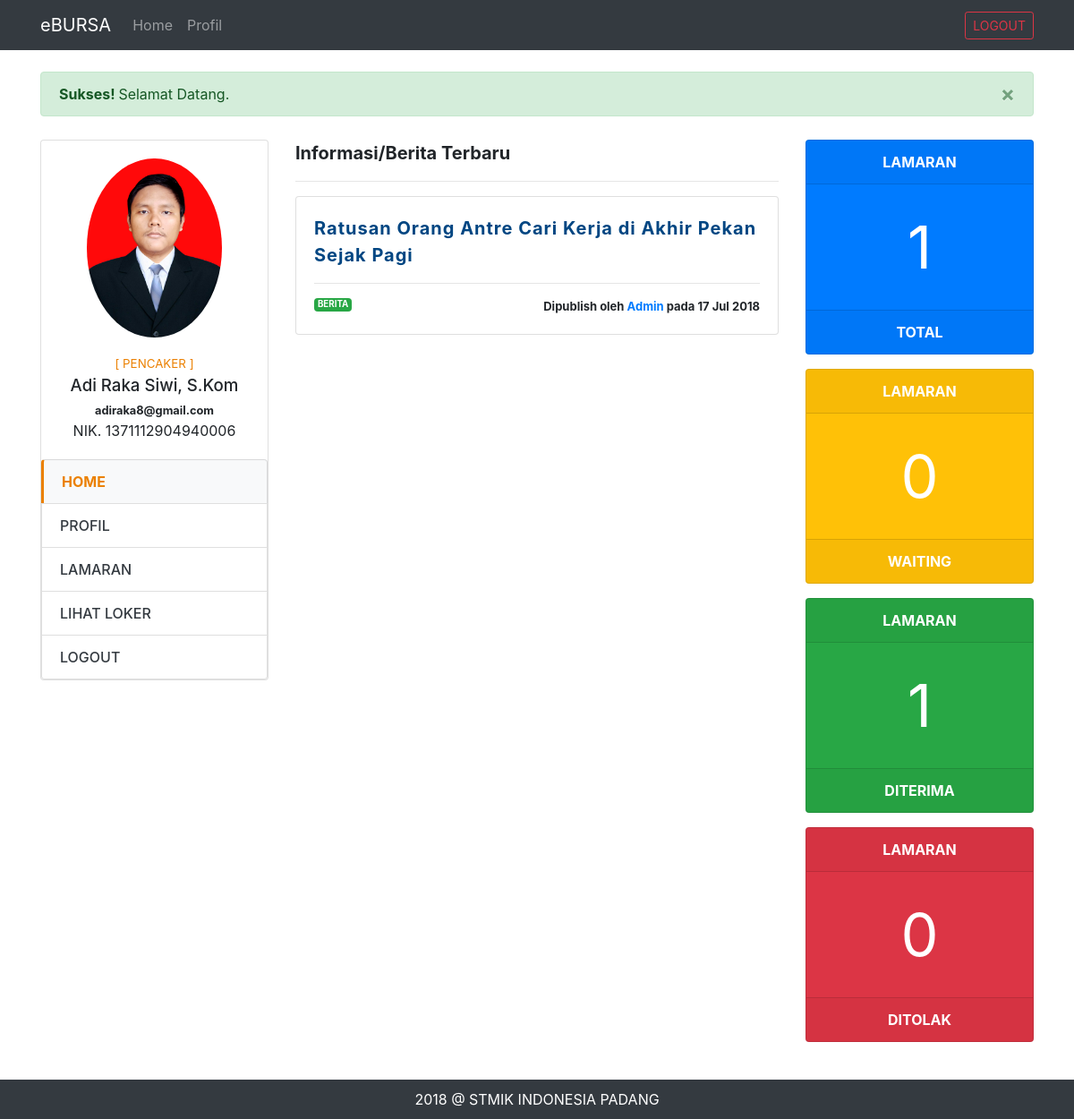
Screenshot of /pencaker-dashboard.php?page=home (signed in) with the database file from the repository.
### tables this page shows
CREATE TABLE `profil_pencaker` (
  `id` int(11) NOT NULL AUTO_INCREMENT,
  `user_akun_id` int(11) NOT NULL,
  `nik` varchar(20) NOT NULL,
  `nama` varchar(50) NOT NULL,
  `jenis_kelamin` enum('Pria','Wanita') NOT NULL,
  `tempat_lahir` varchar(50) DEFAULT NULL,
  `tanggal_lahir` date DEFAULT NULL,
  `agama` enum('Islam','Katolik','Protestan','Hindu','Buddha') DEFAULT NULL,
  `alamat` text,
  `telepon` varchar(12) DEFAULT NULL,
  `quote` varchar(100) DEFAULT NULL,
  `email` varchar(50) NOT NULL,
  `photo` varchar(100) DEFAULT 'default.png',
  `dibuat_pada` date NOT NULL,
  PRIMARY KEY (`id`),
  KEY `user_akun_id` (`user_akun_id`)
);

CREATE TABLE `info_berita` (
  `id` int(11) NOT NULL AUTO_INCREMENT,
  `profil_admin_id` int(11) NOT NULL,
  `judul` varchar(200) NOT NULL,
  `tanggal` date NOT NULL,
  `kategori` enum('Berita','Event','Info') NOT NULL,
  `konten` text NOT NULL,
  `status` tinyint(1) NOT NULL,
  PRIMARY KEY (`id`),
  KEY `profil_admin_id` (`profil_admin_id`)
);

### cores/misc/function.php (called while the page is built, shortened)
<?php
	function getPencakerProfil($id) {
		$conn = koneksi();
		$sql = "SELECT * FROM profil_pencaker WHERE user_akun_id = '$id'";
		$proc = mysqli_query($conn, $sql);
		$data = mysqli_fetch_assoc($proc);
		return $data;
	}
	function koneksi() {
		$conn = mysqli_connect('localhost', 'root', '', 'dbbursa');
		return $conn;
	}
	function pencakerProfID($user_id) {
		$conn = koneksi();
		$sql = "SELECT id FROM profil_pencaker WHERE user_akun_id = '$user_id'";
		$proc = mysqli_query($conn, $sql);
		$data = mysqli_fetch_assoc($proc);
		return $data['id'];
	}
	function getLamaranCountReport($pencaker_id) {
		$conn = koneksi();
		$data_out = [];
		$query1 = "SELECT COUNT(id) AS total_lamar FROM lamar WHERE profil_pencaker_id = '$pencaker_id'";
		$proces1 = mysqli_query($conn, $query1) or die(mysqli_error($conn));
		$data1 = mysqli_fetch_assoc($proces1);
		$query2 = "SELECT COUNT(id) AS total_lamar FROM lamar WHERE profil_pencaker_id = '$pencaker_id' AND status = '0'";
		$proces2 = mysqli_query($conn, $query2);
		$data2 = mysqli_fetch_assoc($proces2);
		$query3 = "SELECT COUNT(id) AS total_lamar FROM lamar WHERE profil_pencaker_id = '$pencaker_id' AND status = '1'";
		$proces3 = mysqli_query($conn, $query3);
		$data3 = mysqli_fetch_assoc($proces3);
		$query4 = "SELECT COUNT(id) AS total_lamar FROM lamar WHERE profil_pencaker_id = '$pencaker_id' AND status = '2'";
		$proces4 = mysqli_query($conn, $query4);
		$data4 = mysqli_fetch_assoc($proces4);
		$data_out['total'] = $data1['total_lamar'];
		$data_out['waiting'] = $data2['total_lamar'];
		$data_out['accept'] = $data3['total_lamar'];
		$data_out['decline'] = $data4['total_lamar'];
		return $data_out;
	}
?>

### views/pencaker/partials/side-menu.php (the view)
<div class="card">
	<div class="card-body">
		<div class="text-center">
			<img src="assets/img/profil/pencaker/<?php echo $dataProfil["photo"] ?>" class="rounded-circle text-center" height="200xp">
			<div class="side-detail">
				<div class="side-akses">[ <?php echo strtoupper($_SESSION['hak_akses']) ?> ]</div>
				<div class="side-nama"><?php echo $dataProfil["nama"] ?></div>
				<div class="side-email"><small><strong><?php echo $dataProfil["email"] ?></strong></small></div>
				<div class="side-nip"><?php echo 'NIK. '.$dataProfil["nik"] ?></div>
			</div>
		</div>
	</div>
	<ul class="list-group">
		<a href="?page=home" class="list-group-item <?php echo $page=='home'?'active':'' ?>">HOME</a>
		<a href="?page=profil" class="list-group-item <?php echo $page=='profil'?'active':'' ?>">PROFIL</a>
		<a href="?page=lamaran" class="list-group-item <?php echo $page=='lamaran'?'active':'' ?>">LAMARAN</a>
		<a href="main.php?page=loker" class="list-group-item">LIHAT LOKER</a>
		<a href="logout.php" class="list-group-item">LOGOUT</a>
	</ul>
</div>

### views/pencaker/home.php
<div class="row">
	<div class="col-md-3">
		<?php
			include "views/pencaker/partials/side-menu.php";
			$pencaker_id = pencakerProfID($_SESSION['user_id']);
			$data = getLamaranCountReport($pencaker_id);
		?>
	</div>
	<div class="col-md-6">
		<div class="row">
			<div class="col-md-12">
				<p style="font-size: 15pt;"><strong>Informasi/Berita Terbaru</strong></p><hr>
				<?php
					$list_data = [];
					$query = "SELECT * FROM info_berita WHERE status = '1' ORDER BY tanggal DESC LIMIT 5";
					$process = mysqli_query($conn, $query);
					while($row = mysqli_fetch_array($process)) {
						$list_data[] = $row;
					}
					foreach ($list_data as $key => $value) {
				?>
				<div class="row bt-mrg-10">
					<div class="col-md-12">
						<div class="card">
							<div class="card-body">
								<p class="post-title">
									<a href="main.php?page=detail-info&id=<?php echo $value['id'] ?>" target="_blank"><?php echo $value['judul'] ?></a>
								</p><hr>
								<p class="post-time text-right"><span class="badge badge-success float-left"><?php echo strtoupper($value['kategori']) ?></span>Dipublish oleh <a href="#">Admin</a> pada <?php echo date("d M Y", strtotime($value['tanggal'])) ?></p>
							</div>
						</div>
					</div>
				</div>
				<?php
					}
				?>
			</div>
		</div>
	</div>
	<div class="col-md-3">
		<div class="row">
			<div class="col-md-12">
				<div class="card text-white bg-primary mb-3">
					<div class="card-header text-center">
						<strong>LAMARAN</strong>
					</div>
					<div class="card-body text-center count-number">
						<?php echo $data['total'] ?>
					</div>
					<div class="card-footer text-center">
						<strong>TOTAL</strong>
					</div>
				</div>
			</div>
			<div class="col-md-12">
				<div class="card text-white bg-warning mb-3">
					<div class="card-header text-center">
						<strong>LAMARAN</strong>
					</div>
					<div class="card-body text-center count-number">
						<?php echo $data['waiting'] ?>
					</div>
					<div class="card-footer text-center">
						<strong>WAITING</strong>
					</div>
				</div>
			</div>
			<div class="col-md-12">
				<div class="card text-white bg-success mb-3">
					<div class="card-header text-center">
						<strong>LAMARAN</strong>
					</div>
					<div class="card-body text-center count-number">
						<?php echo $data['accept'] ?>
					</div>
					<div class="card-footer text-center">
						<strong>DITERIMA</strong>
					</div>
				</div>
			</div>
			<div class="col-md-12">
				<div class="card text-white bg-danger mb-3">
					<div class="card-header text-center">
						<strong>LAMARAN</strong>
					</div>
					<div class="card-body text-center count-number">
						<?php echo $data['decline'] ?>
					</div>
					<div class="card-footer text-center">
						<strong>DITOLAK</strong>
					</div>
				</div>
			</div>
		</div>
	</div>
</div>

### assets/css/app.css (style rules this page uses)
.bt-mrg-10 { margin-bottom: 10px; }
.post-title > a { font-size: 15pt; color: #004682; font-weight: bold; letter-spacing: 1px; }
.post-title > a { text-decoration: none; }
.post-time { font-size: 13px; font-weight: bold; margin-bottom: 0; }
.side-detail { margin-top: 20px; }
.side-akses { font-size: 10pt; color: #eb8000; }
.side-nama { font-size: 14pt; font-weight: 500; }
.list-group-item { font-weight: 500; color: #343a40; }
.list-group-item.active { z-index: 0; color: #eb8000; font-weight: bold; background-color: #f8f9fa; border: 1px solid rgba(0,0,0,.125); border-left: 3px solid #eb8000; }
.active { z-index: 0; }
.count-number { font-size: 50pt; }

### rows the page displays
profil_pencaker: photo (picture), nama "Adi Raka Siwi, S.Kom", email "adiraka8@gmail.com", nik "1371112904940006"
info_berita: judul "Ratusan Orang Antre Cari Kerja di Akhir Pekan Sejak Pagi", kategori "BERITA", tanggal "17 Jul 2018"

### other values shown
$_SESSION["sukses"] "Selamat Datang."
$_SESSION['hak_akses'] "PENCAKER"
$data['total'] "1"
$data['waiting'] "0"
$data['accept'] "1"
$data['decline'] "0"
